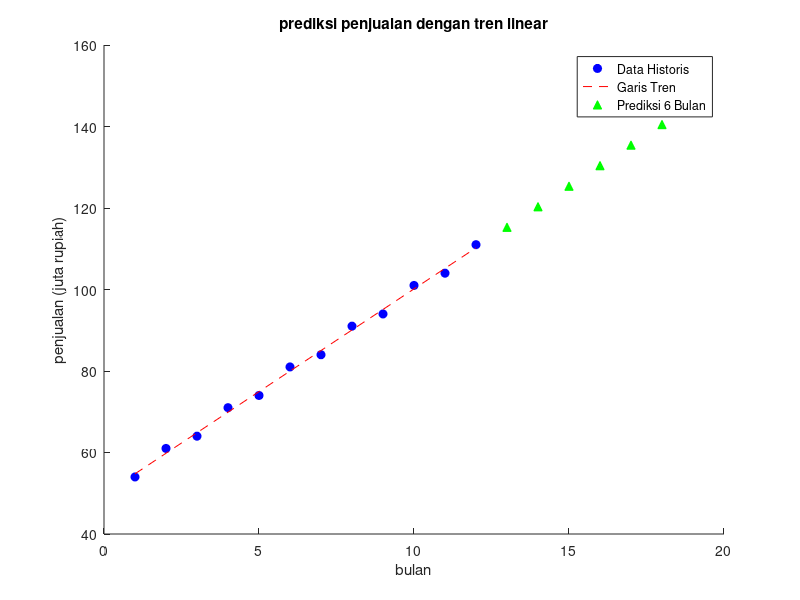

The MATLAB script that drew this image:
% =====================================================
% UTS Matematika Sains Data — Semester Genap 2025/2026
% Soal 7.e - Forecasting Penjualan dengan barisan, Deret, dan Notasi Sigma
% ---------------------------------------------------
% Nama : Aina Wanda Rahmaliya
% NIM : 2510514004
% Parameter: N=4,a=0,b=4,k=5,theta0=20,alpha=0.005
% Tanggal: 2026-4-26
% =====================================================
S = [54, 61, 64, 71, 74, 81, 84, 91, 94, 101, 104, 111];
t = 1:12;

p = polyfit(t, S, 1); 

t_pred = 13:18; 
S_pred = polyval(p, t_pred);

figure;
hold on;

plot(t, S, 'bo', 'MarkerFaceColor', 'b', 'DisplayName', 'Data Historis');
plot(t, polyval(p, t), 'r--', 'DisplayName', 'Garis Tren');
plot(t_pred, S_pred, 'g^', 'MarkerFaceColor', 'g', 'DisplayName', 'Prediksi 6 Bulan');

xlabel('bulan');
ylabel('penjualan (juta rupiah)');
legend('show');
title('prediksi penjualan dengan tren linear');
hold off;
